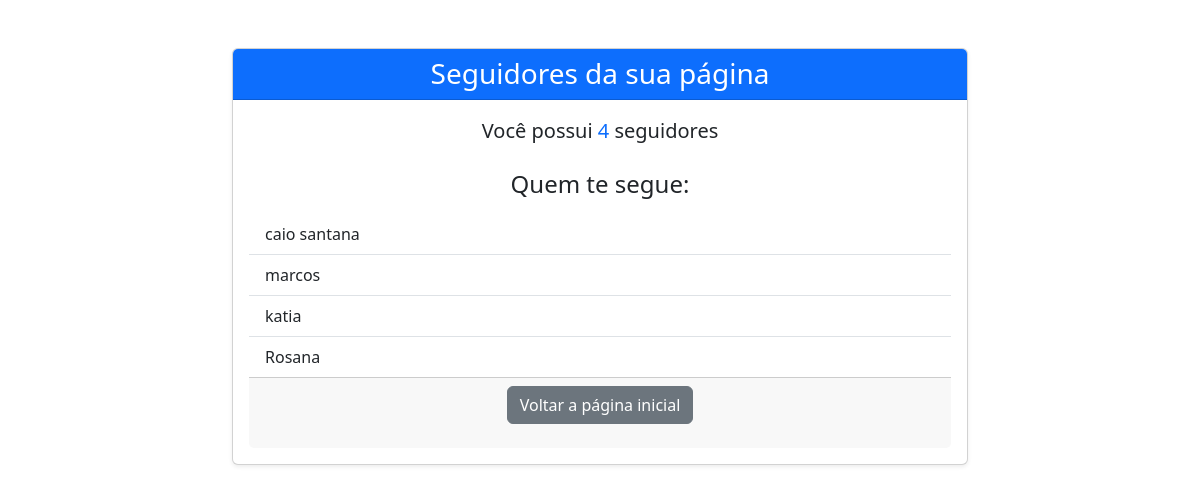
The app's page /meus_seguidores (signed in) with its own data.
### redesocial/models.py (models this page shows, shortened)
class Conta(models.Model):
    nome = models.CharField(max_length=400)
    biografia = models.CharField(max_length=1000, blank=True)
    interesses = models.CharField(max_length=1000, blank=True)
    estado_civil = models.CharField(max_length=500, blank = True)
    dono_da_conta = models.ForeignKey(User,  on_delete=models.CASCADE)
    seguidores = models.ManyToManyField('self', symmetrical=False, related_name='MeSeguindo')
    seguindo = models.ManyToManyField('self', symmetrical=False, related_name='ContasSeguidas')
    foto_perfil = models.ImageField(upload_to = 'redesocial/fotos', blank=True)
    data_criacao = models.DateField(auto_now_add = True)
    numero_seguidores = models.IntegerField(default=0)
    numero_seguindo = models.IntegerField(default=0)

### redesocial/views.py (the view)
# urls.py: path('meus_seguidores', views.meus_seguidores, name='meus_seguidores'),
@login_required
def meus_seguidores(request):
    conta = Conta.objects.get(dono_da_conta = request.user)
    mensagem_seguidores = "Seguidores da sua página"
    numero_seguidores = conta.numero_seguidores
    seguidores = conta.seguidores.all()
    dicionario_seguidores = {'mensagem_seguidores':mensagem_seguidores, 'seguidores':seguidores, 'numero_seguidores':numero_seguidores}
    return render(request, 'redesocial/meus_seguidores.html', dicionario_seguidores)

### redesocial/templates/redesocial/meus_seguidores.html (shortened to what this page needs)
<!DOCTYPE html>
<html lang="pt-br">
    <head>
        <link href="https://cdn.jsdelivr.net/npm/bootstrap@5.3.6/dist/css/bootstrap.min.css" rel="stylesheet">
    </head>
    <body>
        <div class="container mt-5">
            <div class="row justify-content-center">
                <div class="col-md-8">
                    <div class="card shadow-sm">
                        <div class="card-header bg-primary text-white text-center">
                                <h1 class="h3 mb-0">{{mensagem_seguidores}}</h1>
                        </div>
                        <div class="card-body">
                            <p class="lead text-center mb-4">Você possui <strong class="text-primary">{{numero_seguidores}}</strong> seguidores</p>
                            {%if seguidores%}
                                <h4 class="mb-3 text-center">Quem te segue:</h4>
                                <ul class="list-group list-group-flush">
                                    {%for seguidor in seguidores%}
                                        <li class="list-group-item d-flex justify-content-between align items-center">
                                            <p class="mb-0">{{seguidor.nome}}</p>
                                        </li>
                                    {%endfor%}
                                </ul>
                            {%endif%}
                            <div class="card-footer text-center">
                                <p><a href="{%url 'index'%}" class="btn btn-secondary">Voltar a página inicial</a></p>
                            </div>
     </body>
</html>

### records on screen
Conta: nome "caio santana"
Conta: nome "marcos"
Conta: nome "katia"
Conta: nome "Rosana"

### other values on screen
{{ mensagem_seguidores }} "Seguidores da sua página"
{{ numero_seguidores }} "4"
